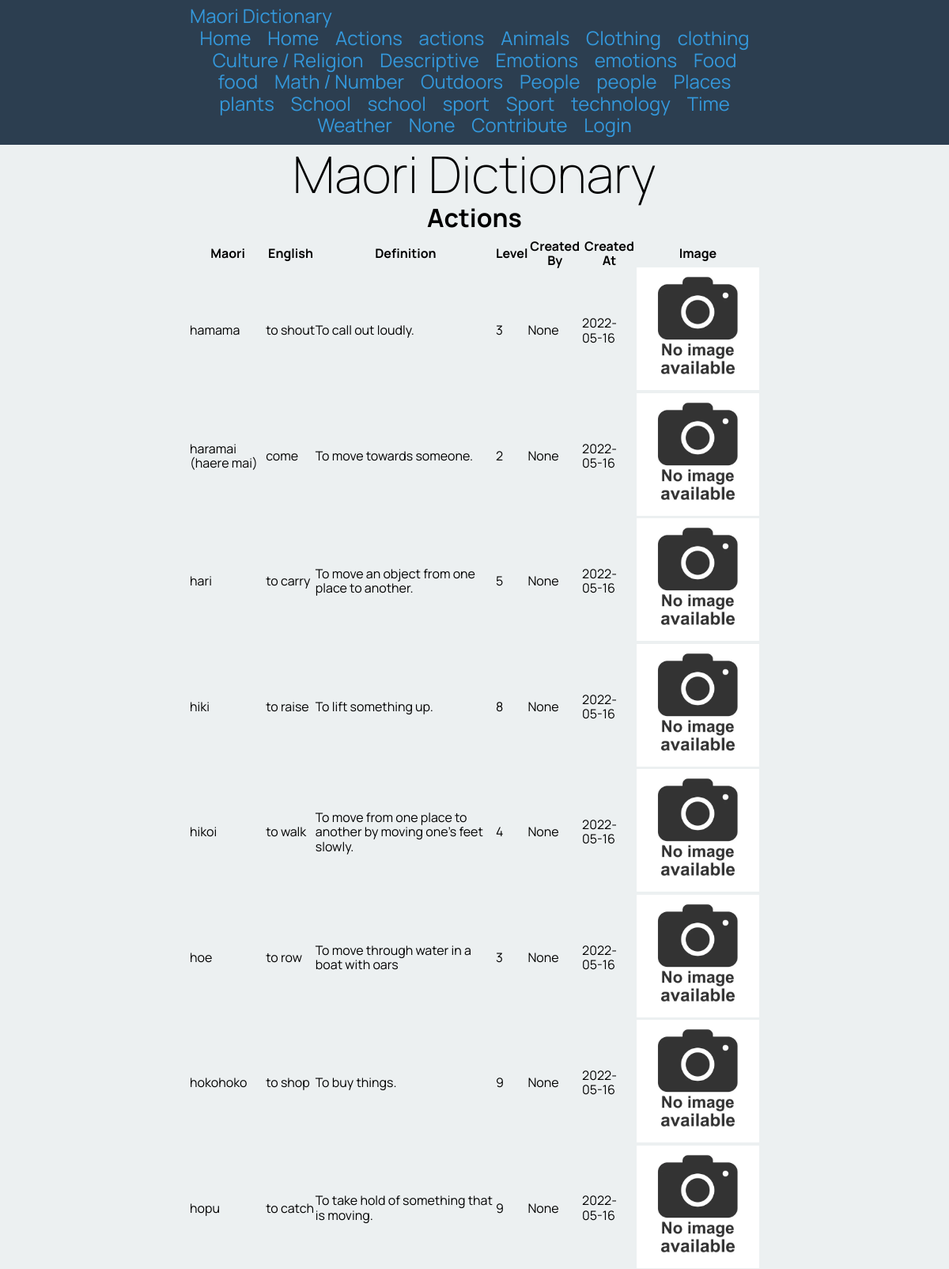
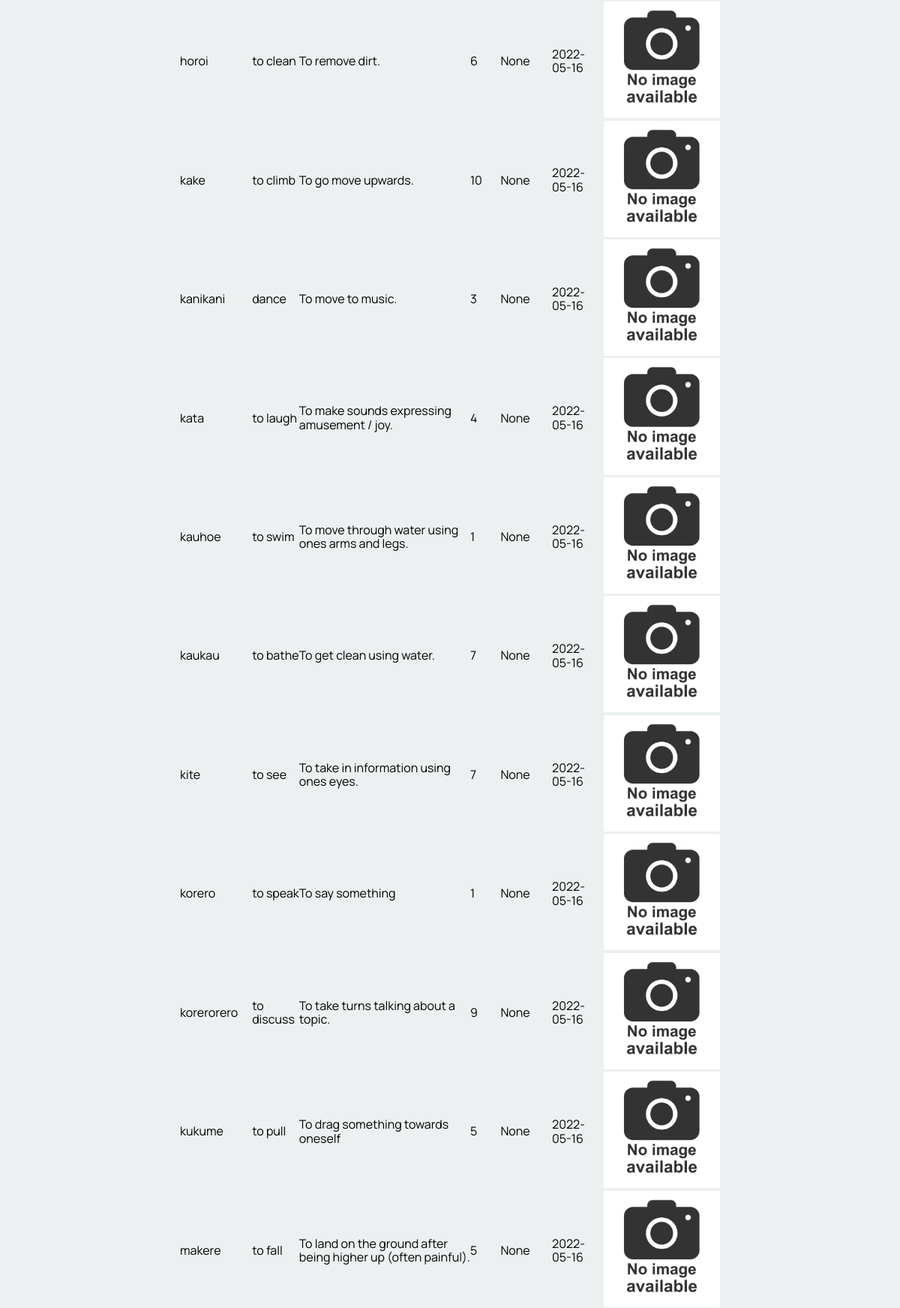
Page /category/Actions (upper part) on the committed database (2 pictures, top to bottom).
### tables this page shows
CREATE TABLE "maori_words"
(
    id           integer
        primary key autoincrement,
    english_name char(60),
    created_by   char(60),
    created_at   datetime,
    maori_name   char(60),
    category     varchar(60),
    level        integer
, definition varchar(120), image_filename varchar(120));

### app.py (the view)
@app.route('/category/<category_name>')
def site_category(category_name):
    query = "SELECT maori_name, english_name, definition, level, created_by, created_at, image_filename \
            FROM maori_words WHERE category = ?"
    con = create_connection(DATABASE)
    cur = con.cursor()
    cur.execute(query, (category_name,))
    maori_names = cur.fetchall()
    con.close()
    print(maori_names)
    return render_template("category.html", logged_in=is_logged_in(), categories=get_categories(), category_name=category_name, maori_names=maori_names)

### app.py (called while the page is built)
def create_connection(db_file):
    try:
        connection = sqlite3.connect(db_file)
        return connection
    except Error as e:
        print(e)
    return None

def is_logged_in():
    if session.get("email") is None:
        print("not logged in")
        return False
    else:
        print("logged in")
        return True

def get_categories():
    query = "SELECT distinct category FROM maori_words"
    con = create_connection(DATABASE)
    cur = con.cursor()
    cur.execute(query)
    category_list = cur.fetchall()
    con.close()
    print(category_list)
    return category_list

### templates/category.html
{% extends 'base.html' %}
{% block pageheading %}
{{category_name}}
{% endblock %}
{% block main %}
<table>
    <tr>
        <th>Maori</th>
        <th>English</th>
        <th>Definition</th>
        <th>Level</th>
        <th>Created By</th>
        <th>Created At</th>
        <th>Image</th>
        </tr>
        <tbody>
            {% for maori_name in maori_names %}
                <tr>
                    <td>{{ maori_name[0] }}</td>
                    <td>{{ maori_name[1] }}</td>
                    <td>{{ maori_name[2] }}</td>
                    <td>{{ maori_name[3] }}</td>
                    <td>{{ maori_name[4] }}</td>
                    <td>{{ maori_name[5] }}</td>
                    {% if maori_name[6] %}
                        <td><img src='/static/images/{{maori_name[6]}}'></td>
                    {% else %}
                        <td><img src='/static/images/no_given_image.jpeg'></td>
                    {% endif %}
                </tr>
            {% endfor %}
        </tbody>
    </table>
{% endblock %}

### templates/base.html (shortened to what this page needs)
<!DOCTYPE html>
<html>
<head>
    <link rel="stylesheet" href="https://cdnjs.cloudflare.com/ajax/libs/normalize/8.0.1/normalize.css"/>
    <link href="{{ url_for('static', filename='clean_view.css')}}" rel="stylesheet">
</head>
<body>
<nav>
    <div class="container">
        <div class="navbar-brand">Maori Dictionary</div>
        <div class="navbar-links">
            <a href="/">Home</a>
            <a href="/category/">Home</a>
            {% for category in categories %}
                <a href="/category/{{ category[0] }}">{{ category[0] }}</a>
            {% endfor %}
            <a href="/contribute">Contribute</a>
            {% if logged_in %}
                <a href="/logout">Log Out</a>
            {% else %}
                <a href="/login">Login</a>
            {% endif %}
        </div>
    </div>
</nav>
<div class="container">
    <header>
        <h1>Maori Dictionary</h1>
        <h2>{% block pageheading %}{% endblock %}</h2>
    </header>
    <main>
        {% block main %}{% endblock %}
    </main>
</div>
</body>
</html>

### static/clean_view.css (style rules this page uses)
* { font-family: 'Manrope', sans-serif; padding: 0; margin: 0; box-sizing: border-box; }
body { background-color: rgba(236, 240, 241, 1.0); }
.container { width: 60vw; margin: auto; }
.container::after { content: ""; clear: both; display: table; }
img { max-width: 100%; }
h1 { text-align: center; font-weight: 200; font-size: 4rem; margin: 0; }
h2 { font-size: 2rem; text-align: center; margin: 0 0 0.5rem 0; }
nav { background-color: rgba(44, 62, 80, 1.0); text-align: center; font-size: 1.5rem; padding-top: 0.4rem; padding-bottom: 0.7rem; color: rgba(52, 152, 219, 1.0); }
.navbar-brand { display: inline; float: left; }
.navbar-links { display: inline; float: right; }
nav a { padding: 0 0.5rem; font-size: 1.5rem; }
a, a:visited { color: rgba(52, 152, 219, 1.0); text-decoration: none; }
table { border-collapse: collapse; }

### rows in the picture
maori_words: maori_name "hamama", english_name "to shout", definition "To call out loudly.", level "3", maori_name "None", created_at "2022-05-16"
maori_words: maori_name "haramai (haere mai)", english_name "come", definition "To move towards someone.", level "2", maori_name "None", created_at "2022-05-16"
maori_words: maori_name "hari", english_name "to carry", definition "To move an object from one place to another.", level "5", maori_name "None", created_at "2022-05-16"
maori_words: maori_name "hiki", english_name "to raise", definition "To lift something up.", level "8", maori_name "None", created_at "2022-05-16"
maori_words: maori_name "hikoi", english_name "to walk", definition "To move from one place to another by moving one's feet slowly.", level "4", maori_name "None", created_at "2022-05-16"
maori_words: maori_name "hoe", english_name "to row", definition "To move through water in a boat with oars", level "3", maori_name "None", created_at "2022-05-16"
maori_words: maori_name "hokohoko", english_name "to shop", definition "To buy things.", level "9", maori_name "None", created_at "2022-05-16"
maori_words: maori_name "hopu", english_name "to catch", definition "To take hold of something that is moving.", level "9", maori_name "None", created_at "2022-05-16"
maori_words: maori_name "horoi", english_name "to clean", definition "To remove dirt.", level "6", maori_name "None", created_at "2022-05-16"
maori_words: maori_name "kake", english_name "to climb", definition "To go move upwards.", level "10", maori_name "None", created_at "2022-05-16"
maori_words: maori_name "kanikani", english_name "dance", definition "To move to music.", level "3", maori_name "None", created_at "2022-05-16"
maori_words: maori_name "kata", english_name "to laugh", definition "To make sounds expressing amusement / joy.", level "4", maori_name "None", created_at "2022-05-16"
maori_words: maori_name "kauhoe", english_name "to swim", definition "To move through water using ones arms and legs.", level "1", maori_name "None", created_at "2022-05-16"
maori_words: maori_name "kaukau", english_name "to bathe", definition "To get clean using water.", level "7", maori_name "None", created_at "2022-05-16"
maori_words: maori_name "kite", english_name "to see", definition "To take in information using ones eyes.", level "7", maori_name "None", created_at "2022-05-16"
maori_words: maori_name "korero", english_name "to speak", definition "To say something", level "1", maori_name "None", created_at "2022-05-16"
maori_words: maori_name "korerorero", english_name "to discuss", definition "To take turns talking about a topic.", level "9", maori_name "None", created_at "2022-05-16"
maori_words: maori_name "kukume", english_name "to pull", definition "To drag something towards oneself", level "5", maori_name "None", created_at "2022-05-16"
maori_words: maori_name "makere", english_name "to fall", definition "To land on the ground after being higher up (often painful).", level "5", maori_name "None", created_at "2022-05-16"

### other values in the picture
{{ category[0] }} "Actions" "actions" "Animals" "Clothing" "clothing" "Culture / Religion" "Descriptive" "Emotions" "emotions" "Food" "food" "Math / Number" "Outdoors" "People" "people" "Places" "plants" "School" "school" "sport" "Sport" "technology" "Time" "Weather" "None"
{{ category_name }} "Actions"
